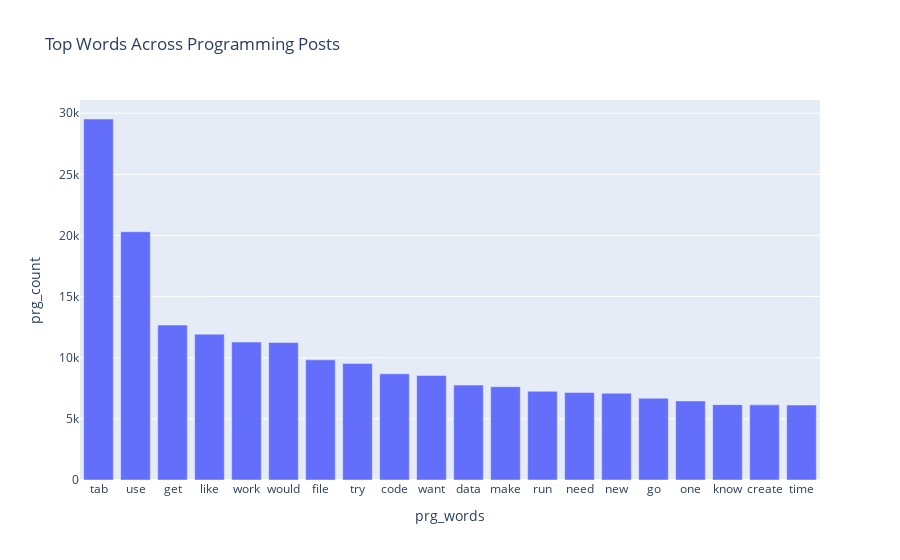

The notebook cell saved with this chart:
### Code cell
artwords = px.bar(wordcountdf.iloc[:20], x='prg_words', y='prg_count',
                  title='Top Words Across Programming Posts',
                  barmode='stack'
                 )
artwords.show()

### Figure 1 — Plotly figure (JSON) as saved in the notebook; plotly's stock layout.template omitted (floating-point values rounded to 4 significant figures)
{"data": [{"alignmentgroup": "True", "hoverlabel": {"namelength": 0}, "hovertemplate": "prg_words=%{x}<br>prg_count=%{y}", "legendgroup": "", "marker": {"color": "#636efa"}, "name": "", "offsetgroup": "", "orientation": "v", "showlegend": false, "textposition": "auto", "type": "bar", "x": ["tab", "use", "get", "like", "work", "would", "file", "try", "code", "want", "data", "make", "run", "need", "new", "go", "one", "know", "create", "time"], "xaxis": "x", "y": [29529, 20309, 12673, 11932, 11285, 11250, 9826, 9537, 8685, 8546, 7763, 7628, 7258, 7150, 7095, 6692, 6470, 6164, 6146, 6131], "yaxis": "y"}], "layout": {"barmode": "stack", "legend": {"tracegroupgap": 0}, "title": {"text": "Top Words Across Programming Posts"}, "xaxis": {"anchor": "y", "domain": [0, 1], "title": {"text": "prg_words"}}, "yaxis": {"anchor": "x", "domain": [0, 1], "title": {"text": "prg_count"}}}}
